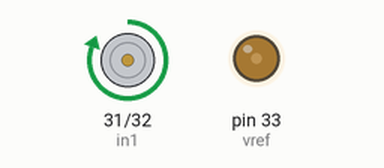
The program below on a simulated Jetson Nano (header pin numbers). On the bench: motor-driver pin pairs drawn as motors (green arrow = first pin HIGH = forward, orange = second pin HIGH = backward, longer = more drive), output pins drawn as LEDs (lit = HIGH). At 12.0 s the program stops and its outputs stay as they are.

Above: at 0.1 s.
At 3.1 s:
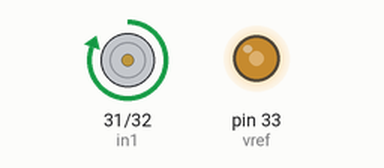
At 6.1 s:
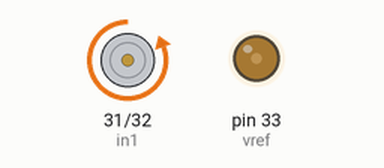
At 12.1 s:
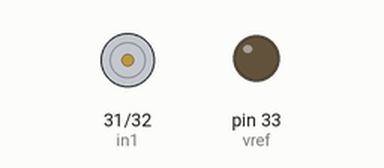
Timing chart, 0 to 13.5 s (numbered marks = the images above):
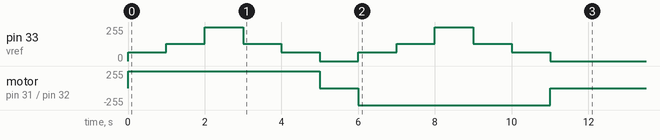

The program:

04_motor_TA7291P_pwm.py
```python
# (licence header left out)
import Jetson.GPIO as GPIO
import time

in1 = 31
in2 = 32
vref = 33

GPIO.setmode(GPIO.BOARD)
GPIO.setup(in1, GPIO.OUT, initial=GPIO.HIGH)
GPIO.setup(in2, GPIO.OUT, initial=GPIO.LOW)
GPIO.setup(vref, GPIO.OUT, initial=GPIO.HIGH)

pwm = GPIO.PWM(vref, 200)    #GPIO.PWM(channel, freqency[Hz])

pwm.start(25)  #.start(duty[%])
time.sleep(1)

pwm.start(50)  #.start(duty[%])
time.sleep(1)

pwm.start(100)  #.start(duty[%])
time.sleep(1)

pwm.start(50)  #.start(duty[%])
time.sleep(1)

pwm.start(25)  #.start(duty[%])
time.sleep(1)

GPIO.setup(in1, GPIO.OUT, initial=GPIO.HIGH)
GPIO.setup(in2, GPIO.OUT, initial=GPIO.HIGH)
pwm.stop()
time.sleep(1)

GPIO.setup(in1, GPIO.OUT, initial=GPIO.LOW)
GPIO.setup(in2, GPIO.OUT, initial=GPIO.HIGH)

pwm.start(25)  #.start(duty[%])
time.sleep(1)

pwm.start(50)  #.start(duty[%])
time.sleep(1)

pwm.start(100)  #.start(duty[%])
time.sleep(1)

pwm.start(50)  #.start(duty[%])
time.sleep(1)

pwm.start(25)  #.start(duty[%])
time.sleep(1)

GPIO.setup(in1, GPIO.OUT, initial=GPIO.HIGH)
GPIO.setup(in2, GPIO.OUT, initial=GPIO.HIGH)
pwm.stop()
time.sleep(1)

GPIO.cleanup()
```

Measured:
- by itself, pin 33 (vref): 0/255 → 64/255 at 0.00 s, → 128/255 1.0 s later, → 255/255 1.0 s later, → 128/255 1.0 s later, … (12 changes in this stretch)
- by itself, motor on pin 31 (in1) / pin 32 (in2): stopped → forward 255/255 at 0.00 s, → stopped 5.0 s later, → backward 255/255 1.0 s later, → stopped 5.0 s later
